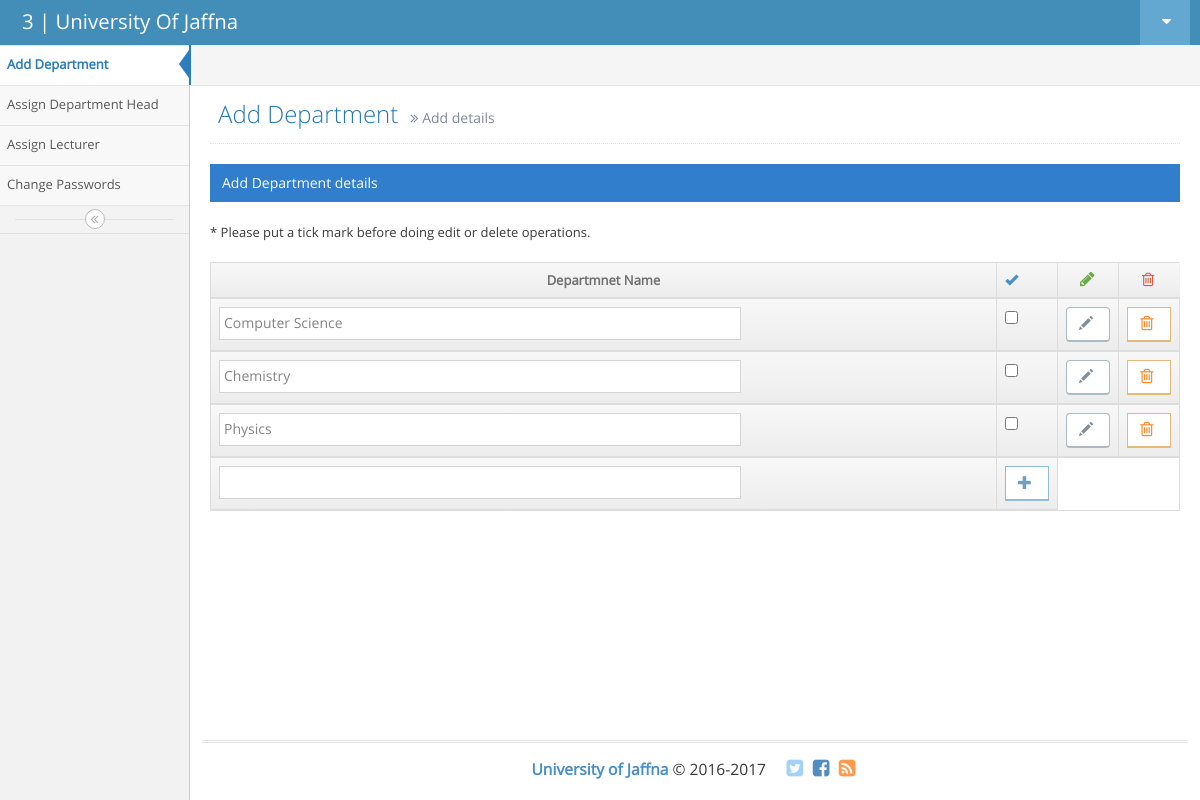
/fact_hd_index.php (signed in), run on the app's committed database.
### tables this page shows
CREATE TABLE `department` (
  `dep_id` int(11) NOT NULL,
  `dep_name` varchar(50) NOT NULL,
  `fac_id` int(4) NOT NULL,
  `hd_id` int(5) NOT NULL
);

### fact_hd_index.php (the view, shortened to what this page needs)
<!DOCTYPE html>
<html lang="en">
	<head>
		<link rel="stylesheet" href="assets/css/bootstrap.min.css" />
		<link rel="stylesheet" href="assets/font-awesome/4.5.0/css/font-awesome.min.css" />
		<link rel="stylesheet" href="assets/css/ace.min.css" class="ace-main-stylesheet" id="main-ace-style" />
		<link rel="stylesheet" href="assets/css/ace-skins.min.css" />
		<link rel="stylesheet" href="assets/css/ace-rtl.min.css" />
	</head>
	<body class="no-skin">
		<div id="navbar" class="navbar navbar-default          ace-save-state">
			<div class="navbar-container ace-save-state" id="navbar-container">
				<div class="navbar-header pull-left">
					<a href="fact_hd_index.php" class="navbar-brand">
						<small>
							<?php echo $_SESSION['sess_username'];
							?>
                         | University Of Jaffna
						</small>
					</a>
				</div>
				<div class="navbar-buttons navbar-header pull-right" role="navigation">
					<ul class="nav ace-nav">
						<li class="light-blue dropdown-modal">
							<a data-toggle="dropdown" href="#" class="dropdown-toggle">
								<i class="ace-icon fa fa-caret-down"></i>
							</a>
						</li>
					</ul>
				</div>
			</div>
		</div>
		<div class="main-container ace-save-state" id="main-container">
			<div id="sidebar" class="sidebar                  responsive                    ace-save-state">
				<ul class="nav nav-list">
					<li class="active">
						<a href="fact_hd_index.php">
							<span class="menu-text">Add Department</span>
						</a>
					</li>
					<li class="">
						<a href="fact_hd_assign_dean.php">
							<span class="menu-text">Assign Department Head</span>
						</a>
					</li>
					<li class="">
						<a href="fact_hd_asgn_lec.php" >
							<span class="menu-text">Assign Lecturer</span>
						</a>
					</li>
					<li class="">
						<a href="fact_hd_change_password.php">
							<span class="menu-text">Change Passwords</span>
						</a>
					</li>
				</ul>
				<div class="sidebar-toggle sidebar-collapse" id="sidebar-collapse">
					<i id="sidebar-toggle-icon" class="ace-icon fa fa-angle-double-left ace-save-state" data-icon1="ace-icon fa fa-angle-double-left" data-icon2="ace-icon fa fa-angle-double-right"></i>
				</div>
			</div>
			<div class="main-content">
				<div class="main-content-inner">
					<div class="breadcrumbs ace-save-state" id="breadcrumbs">
					</div>
					<div class="page-content">
<div class="page-header">
							<h1>
								Add Department
								<small>
									<i class="ace-icon fa fa-angle-double-right"></i>
									Add details
								</small>
							</h1>
						</div>
						<div class="row">
							<div class="col-xs-12">
								<div class="row">
									<div class="col-xs-12">
										<div class="clearfix">
										</div>
										<div class="table-header">
											Add Department details
										</div>
											<br>
											* Please put a tick mark before doing edit or delete operations.
										<div align="center"  >
<html>
<body>
<center>
<br>
<?php
 $query ="SELECT fac_id FROM signup WHERE 	username='".$_SESSION['sess_username']."'";
 $result =mysql_query($query);
 $query_row =mysql_fetch_array($result);
$fac_id =$query_row['fac_id'];
$query_se ="SELECT 	* FROM department WHERE fac_id='$fac_id'";
$result_se =mysql_query($query_se);
$i =0;
?>
<form  action="<?php echo $_SERVER['PHP_SELF']; ?>" method="POST" >
<table id="simple-table" class="table  table-bordered table-hover">
											<thead>
  <tr>
   <th width="6000"> <div align="center">Departmnet Name</div></th>
    <span class="green">
	<th  width="20"> <div ><a class="blue" href="#"><i class="ace-icon glyphicon glyphicon-ok"></i></a> </div></th>
    <th width="70"> <div align="center"><a class="green" href="#"><i class="ace-icon fa fa-pencil bigger-130"></i></a> </div></th></span>
    <th width="70"> <div align="center"><a class="red" href="#"><i class="ace-icon fa fa-trash-o bigger-120"></i></a> </div></th>
  </tr>
<?php
while($query_row=mysql_fetch_array($result_se))
   {
	   echo "<td>";
	   echo '<input type="text" size="60" value ="'.$query_row['dep_name'].'" name ="fn'.$i.'"/>';
	   echo "</td>";
	    echo "<td>";
	    echo '<input type="checkbox" name="check-all'.$i.'" />';
	    echo "</td>";
        echo "<td>";
		 echo '<button class="btn btn-white btn-default btn-round" name ="updatebtn'.$i.'" >
												<i class="ace-icon glyphicon glyphicon-pencil"></i>
											</button>';
	    echo "</td>";
	    echo "<td>";
		 echo '<button class="btn btn-white btn-warning btn-bold" name ="deletebtn'.$i.'" >
												<i class="ace-icon fa fa-trash-o bigger-120 orange"></i>
											</button>';
	    echo "</td>";
		$i++;
   }
   echo "<tr>";
    echo "<td>";
    echo '<input type ="text" size ="60" name = "txtfn"/>';
    echo "</td>";
    echo "<td>";
	echo'<button class="btn btn-white btn-info btn-bold" type ="submit" name ="addbtn">
												<i class="ace-icon glyphicon glyphicon-plus"></i>
											</button>';
    echo "</td>";
   echo "</tr>";
?>
</thead>
</table>
</form>
</center>
</body>
</html>
										</div>
									</div>
								</div>
							</div>
						</div>
					</div>
				</div>
			</div>
			<div class="footer">
				<div class="footer-inner">
					<div class="footer-content">
						<span class="bigger-120">
							<span class="blue bolder">University of Jaffna</span> &copy; 2016-2017
						</span>
						<span class="action-buttons">
							<a href="#">
								<i class="ace-icon fa fa-twitter-square light-blue bigger-150"></i>
							</a>
							<a href="#">
								<i class="ace-icon fa fa-facebook-square text-primary bigger-150"></i>
							</a>
							<a href="#">
								<i class="ace-icon fa fa-rss-square orange bigger-150"></i>
							</a>
						</span>
					</div>
				</div>
			</div>
		</div>
	</body>
</html>

### data on the page
department: dep_name "Computer Science"
department: fn1 "Chemistry"
department: dep_name "Physics"

### other printed values
$_SESSION['sess_username'] "3"
